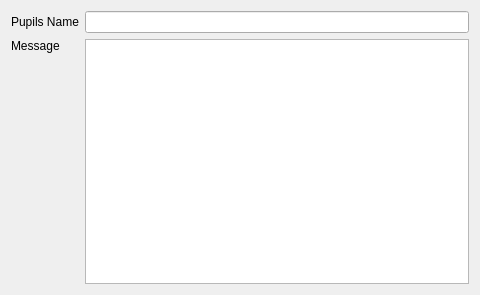
<?xml version="1.0" encoding="UTF-8"?>
<ui version="4.0">
 <class>MeritWidget</class>
 <widget class="QWidget" name="MeritWidget">
  <property name="geometry">
   <rect>
    <x>0</x>
    <y>0</y>
    <width>480</width>
    <height>295</height>
   </rect>
  </property>
  <property name="windowTitle">
   <string>Form</string>
  </property>
  <layout class="QGridLayout" name="gridLayout">
   <item row="0" column="0">
    <widget class="QLabel" name="label">
     <property name="text">
      <string>Pupils Name</string>
     </property>
    </widget>
   </item>
   <item row="0" column="1">
    <widget class="QLineEdit" name="pupilLineEdit"/>
   </item>
   <item row="1" column="0">
    <widget class="QLabel" name="label_2">
     <property name="text">
      <string>Message</string>
     </property>
     <property name="alignment">
      <set>Qt::AlignLeading|Qt::AlignLeft|Qt::AlignTop</set>
     </property>
    </widget>
   </item>
   <item row="1" column="1">
    <widget class="QPlainTextEdit" name="messageTextEdit"/>
   </item>
  </layout>
 </widget>
 <resources/>
 <connections/>
</ui>
